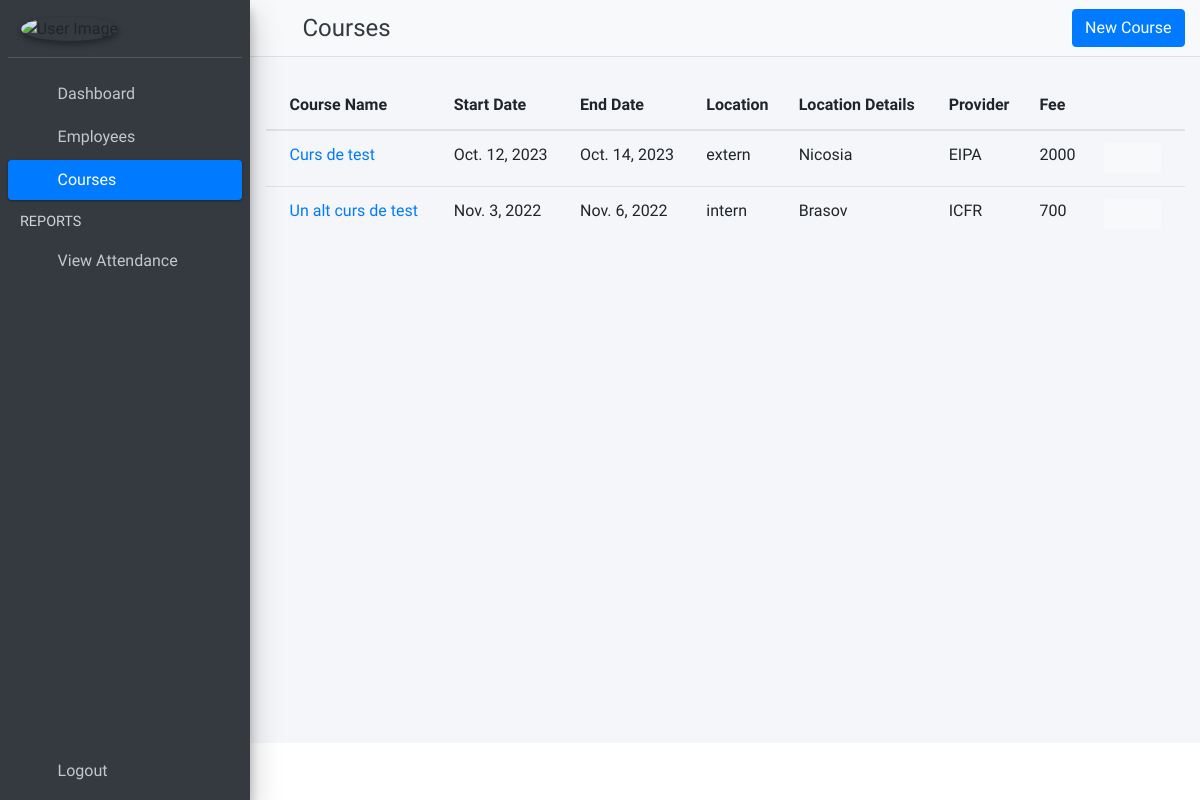
/courses, run on an earlier commit of the app's database.
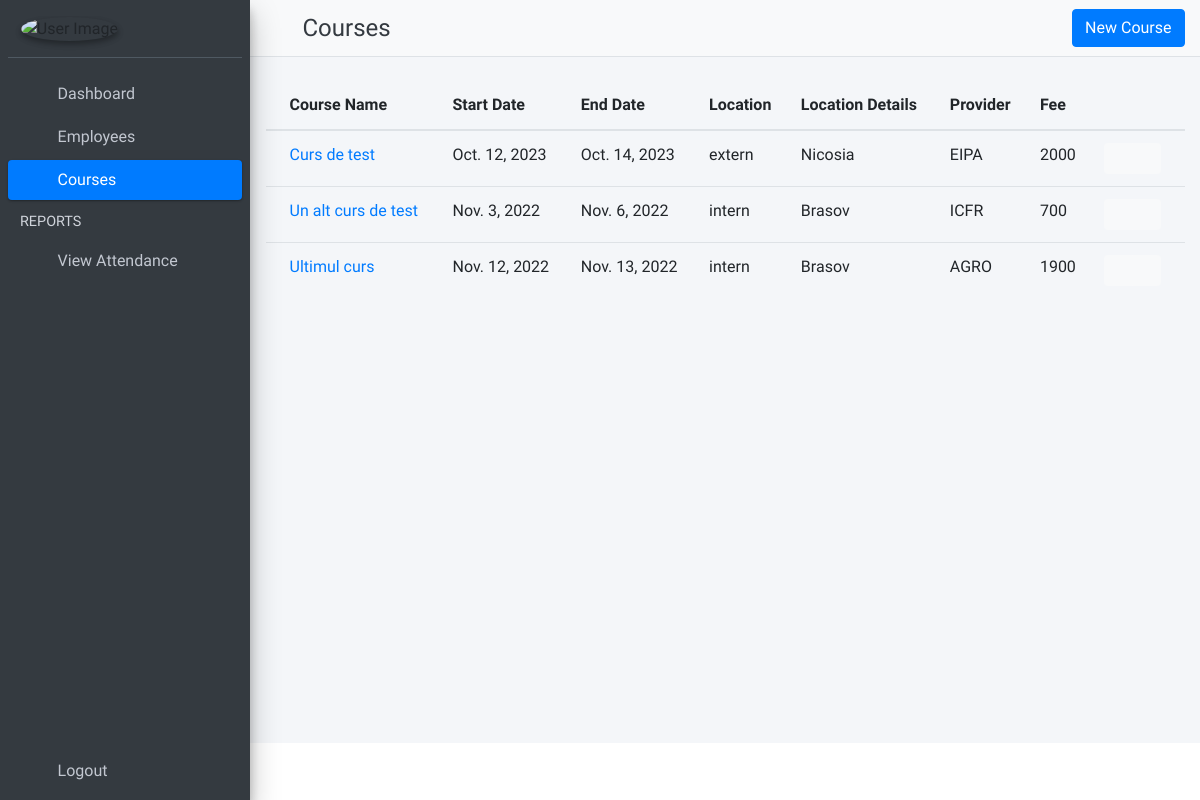
And on a later commit of the database.
### CMS_app/models.py (models this page shows, shortened)
class Course(models.Model):
    location_options =[('Intern', 'Intern'), ('Extern', 'Extern')]
    id = models.AutoField(primary_key=True)
    course_name = models.CharField(max_length=255)
    start_date = models.DateField()
    end_date = models.DateField()
    location = models.CharField(choices=location_options, max_length=6)
    location_details = models.CharField(max_length=255)
    provider = models.CharField(max_length=255)
    participation_fee = models.IntegerField()
    active = models.BooleanField(default=True)
    created_at = models.DateTimeField(auto_now_add=True)
    updated_at = models.DateTimeField(auto_now_add=True)
    objects = models.Manager()

### CMS_app/views.py (the view)
# urls.py: path('courses', views.CoursesList.as_view(), name='list-of-courses'),
class CoursesList(ListView):
    template_name = 'course/list_of_courses.html'
    model = Course
    context_object_name = 'all_courses'

### CMS_app/templates/course/list_of_courses.html (shortened to what this page needs)
{% extends 'base.html' %}
{% load static %}
{% block page_title %}
    Courses
{% endblock page_title %}
{% block page_button %}
    <div class="col">
        <a class="btn btn-block btn-primary" data-toggle="modal" href="#addNewCourse">New Course</a>
    </div>
{% endblock page_button %}
{% block main_content %}
    <section class="content">
        <div class="container-fluid">
            <div class="row">
                <div class="col-md-12">
                    <br>
                    <div>
                        {% if all_courses %}
                            <div class="card-body table-responsive p-0">
                                <table class="table table-hover text-nowrap">
                                    <thead>
                                    <tr>
                                        <th scope="col">Course Name</th>
                                        <th scope="col">Start Date</th>
                                        <th scope="col">End Date</th>
                                        <th scope="col">Location</th>
                                        <th scope="col">Location Details</th>
                                        <th scope="col">Provider</th>
                                        <th scope="col">Fee</th>
                                        <th></th>
                                    </tr>
                                    </thead>
                                    <tbody>
                                    {% for course in all_courses %}
                                        <tr>
                                            <td>
                                                <a href="{% url 'view-course' course.id %}">
                                                    {{ course.course_name }}</a>
                                            </td>
                                            <td>{{ course.start_date }}</td>
                                            <td>{{ course.end_date }}</td>
                                            <td>{{ course.location }}</td>
                                            <td>{{ course.location_details }}</td>
                                            <td>{{ course.provider }}</td>
                                            <td>{{ course.participation_fee }}</td>
                                            <td width="80">
                                                <div class="btn-group">
                                                    <button type="button" class="btn btn-light btn-sm">
                                                        <i class="fas fa-pen"></i>
                                                    </button>
                                                    <button type="button" class="btn btn-light btn-sm"
                                                            data-toggle="modal"
                                                            data-target="#course_{{ course.id }}">
                                                        <i class="fas fa-trash"></i>
                                                    </button>
                                                </div>
                                            </td>
                                        </tr>
                                    {% endfor %}
                                    </tbody>
                                </table>
                            </div>
                        {% endif %}
                    </div>
                </div>
            </div>
        </div>
    </section>
{% endblock main_content %}

What changed in the data, as far as the page shows it:
added Course: course_name "Ultimul curs", start_date "Nov. 12, 2022", end_date "Nov. 13, 2022", location "intern", location_details "Brasov", provider "AGRO", participation_fee "1900"
